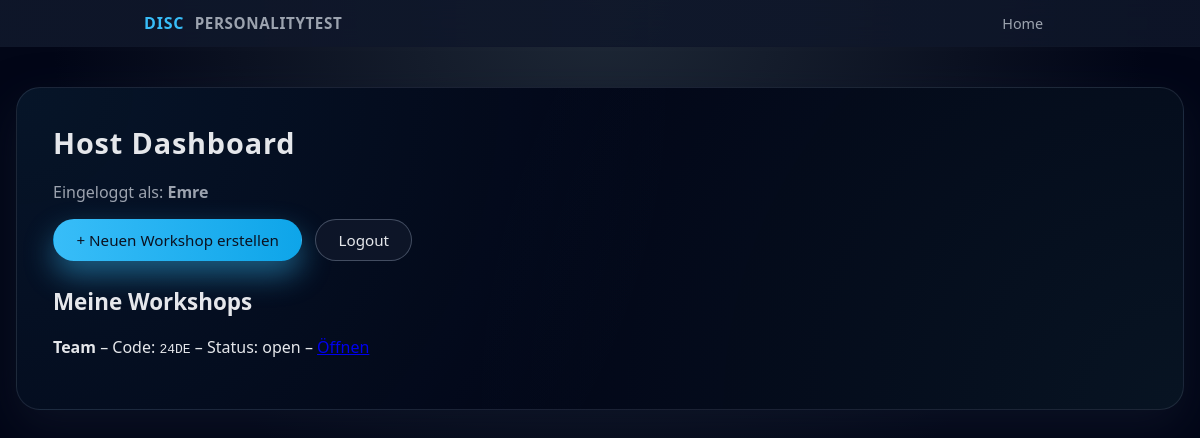
/dashboard (signed in), run on an earlier commit of the app's database.
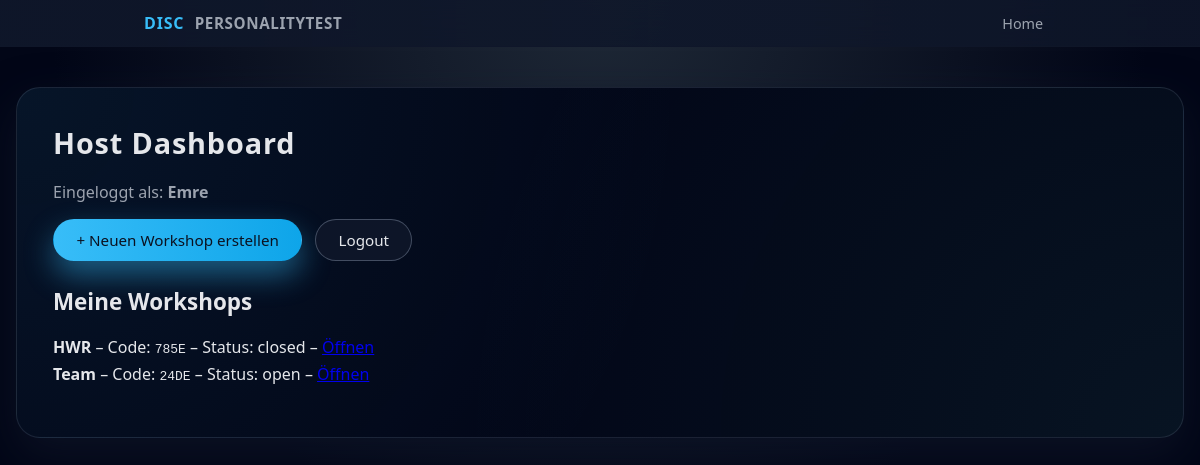
And on a later commit of the database.
### models.py (models this page shows)
class Workshop(db.Model):
    __tablename__ = "workshops"
    id = db.Column(db.Integer, primary_key=True)
    code = db.Column(db.String(16), unique=True, nullable=False)
    title = db.Column(db.String(200), nullable=False)
    status = db.Column(db.String(20), default="open", nullable=False)
    created_at = db.Column(db.DateTime, default=datetime.utcnow, nullable=False)
    host_id = db.Column(db.Integer, db.ForeignKey("hosts.id"), nullable=False)
    host = db.relationship("Host", back_populates="workshops")
    participants = db.relationship("Participant", back_populates="workshop", cascade="all, delete-orphan")
    answers = db.relationship("Answer", back_populates="workshop", cascade="all, delete-orphan")

### app.py (the view)
@app.route("/dashboard")
def dashboard():
    if not require_host_login():
        return redirect(url_for("login_get"))
    host_id = session["host_id"]
    workshops = Workshop.query.filter_by(host_id=host_id).order_by(Workshop.created_at.desc()).all()
    return render_template("host_home.html", workshops=workshops)

### app.py (called while the page is built)
def require_host_login():
    return "host_id" in session

### templates/host_home.html
{% extends "base.html" %}
{% block content %}
<h1>Host Dashboard</h1>
<p>Eingeloggt als: <strong>{{ session.get("host_name") }}</strong></p>
<div class="btn-row" style="margin-top: 1rem;">
  <a class="btn btn-primary" href="{{ url_for('workshop_new') }}">+ Neuen Workshop erstellen</a>
  <a class="btn btn-secondary" href="{{ url_for('logout') }}">Logout</a>
</div>
<h2 style="margin-top: 1.6rem;">Meine Workshops</h2>
{% if workshops and workshops|length > 0 %}
  <ul class="results-list">
    {% for w in workshops %}
      <li>
        <strong>{{ w.title }}</strong>
        – Code: <code>{{ w.code }}</code>
        – Status: {{ w.status }}
        – <a href="{{ url_for('host_dashboard', code=w.code) }}">Öffnen</a>
      </li>
    {% endfor %}
  </ul>
{% else %}
  <p>Noch keine Workshops vorhanden. Erstelle zuerst einen Workshop.</p>
{% endif %}
{% endblock %}

What changed in the data, as far as the page shows it:
added Workshop: title "HWR", code "785E", status "closed"
